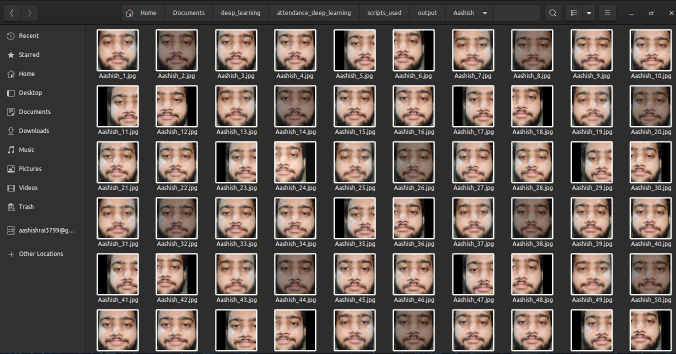
#> input picture images/image1.png, 1352 x 707 px, found by its file name (shown at 1/2 size)
$ python resizer.py
#> lines starting #> are read from the running program, lines starting #| are printed output that depends on the picture
import os
from PIL import Image

folder_name = input()
#> the answer given: images
f = 'output/' + folder_name

new_d = 160
for file in os.listdir(f):
    f_img = f+'/'+file
    try:
        img = Image.open(f_img)
#> img is the input picture: PIL image 1352x707 RGBA; mean R, G, B, A 97.2, 87, 81.8, 255
        img = img.resize((new_d, new_d))
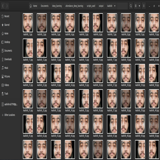
#> img: PIL image 160x160 RGBA; mean R, G, B, A 97.4, 87.2, 82, 255
        img.save(f_img)
    except IOError:
        pass
#> pass 2 of the loop `for file in os.listdir(f):`:
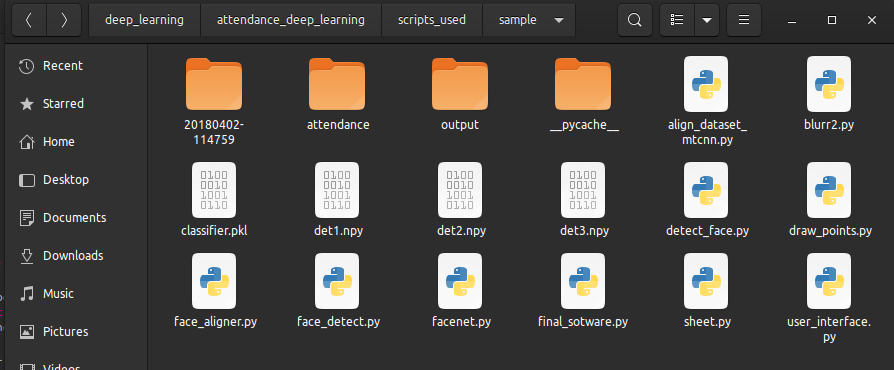
#> input picture images/image2.png, 894 x 370 px, found by its file name
#> img is the input picture: PIL image 894x370 RGBA; mean R, G, B, A 74.9, 72.3, 69.3, 255
#> `img = img.resize((new_d, new_d))`:
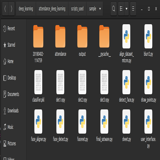
#> img: PIL image 160x160 RGBA; mean R, G, B, A 74.9, 72.3, 69.3, 255
